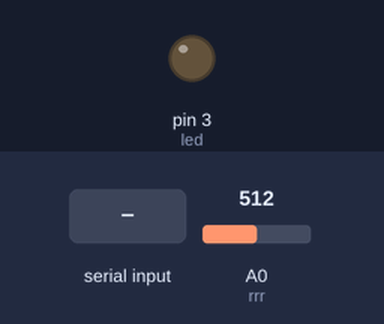
The sketch below on a simulated Arduino Uno, built with avr-gcc and run on an emulated ATmega328P. On the bench: output pins drawn as LEDs (lit = HIGH). Inputs (shaded band) come from the test bench; at power-on: A0 (rrr) = 512. What the sketch prints to the serial monitor is not drawn.

Above: at 1.2 s.
1.3 s: "1" received over Serial
At 2.5 s:
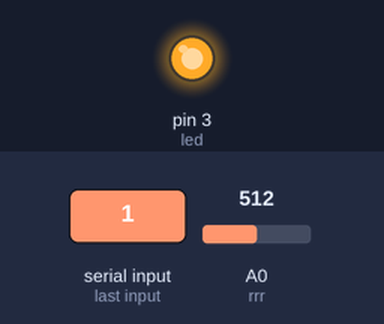
2.8 s: "0" received over Serial
At 3.9 s:
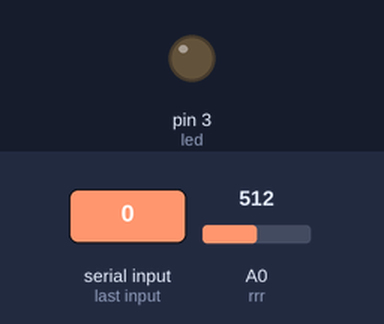
4.3 s: "2" received over Serial
At 5.2 s:
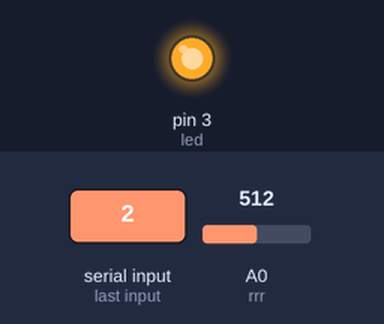
Timing chart, 0 to 7.3 s (numbered marks = the images above; inputs shaded):
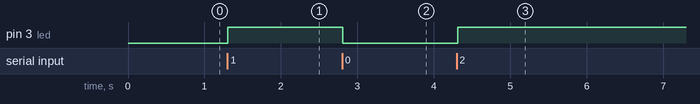

The sketch:

ser.ino
```cpp
int led = 3;
int rrr = A0;
bool env = false;
int incomingByte = 0;

void setup() {
        Serial.begin(9600);
        pinMode(led, OUTPUT);
        pinMode(rrr, INPUT);
}

void loop() {
        int val = analogRead(rrr);
        Serial.println(val);
        delay(100);
        if (Serial.available() > 0) {

                // read the incoming byte:
                incomingByte = Serial.read();
                if(incomingByte == '1'){
                  env = true;
                  }
                else if(incomingByte == '0'){
                  env = false;
                }

                else if(incomingByte == '2'){
                  env = !env;
                }
                digitalWrite(led, env);

        }
}
```

Measured:
- after the input at 1.3 s, pin 3 (led): LOW → HIGH at once
- after the input at 2.8 s, pin 3 (led): HIGH → LOW at once
- after the input at 4.3 s, pin 3 (led): LOW → HIGH at once
